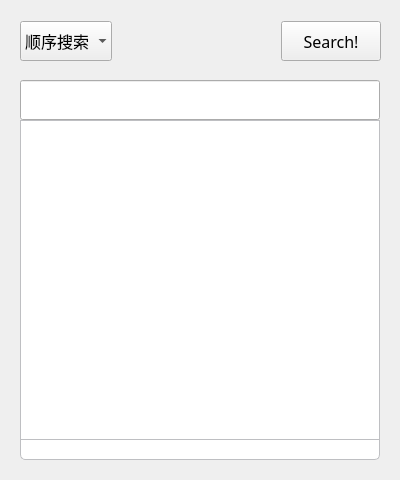
<?xml version="1.0" encoding="UTF-8"?>
<ui version="4.0">
 <class>Home</class>
 <widget class="QWidget" name="Home">
  <property name="geometry">
   <rect>
    <x>0</x>
    <y>0</y>
    <width>400</width>
    <height>480</height>
   </rect>
  </property>
  <property name="focusPolicy">
   <enum>Qt::ClickFocus</enum>
  </property>
  <property name="windowTitle">
   <string>Dictionary</string>
  </property>
  <property name="styleSheet">
   <string notr="true">
QComboBox QAbstractItemView::item { 
	min-height: 40px; 
	min-width: 60px;
}


QTextEdit{
	border: 1px solid #BEBFC2;
	border-radius: 2px;
}
QLabel{
	color: #4F596A;
}
QTableWidget{
	 border: 1px solid #BEBFC2;
	color: #444;
}
QTreeWidget{
    color: #444;
	padding:5px;
    background-color: white;
    border: 1px solid #BEBFC2;
	border-radius: 5px;
}
QTableWidget::item:selected{
	border: 1px solid #BEBFC2;
	color: #444;
}
 
QTableWidget::item:hover{
	background: #f6f6f6;
}
</string>
  </property>
  <widget class="QTableWidget" name="tableWidget">
   <property name="geometry">
    <rect>
     <x>20</x>
     <y>120</y>
     <width>360</width>
     <height>320</height>
    </rect>
   </property>
   <property name="font">
    <font>
     <pointsize>10</pointsize>
    </font>
   </property>
   <property name="focusPolicy">
    <enum>Qt::StrongFocus</enum>
   </property>
  </widget>
  <widget class="QLineEdit" name="lineEdit">
   <property name="geometry">
    <rect>
     <x>20</x>
     <y>80</y>
     <width>360</width>
     <height>40</height>
    </rect>
   </property>
   <property name="minimumSize">
    <size>
     <width>0</width>
     <height>40</height>
    </size>
   </property>
   <property name="font">
    <font>
     <family>JetBrains Mono</family>
     <pointsize>12</pointsize>
    </font>
   </property>
   <property name="focusPolicy">
    <enum>Qt::ClickFocus</enum>
   </property>
  </widget>
  <widget class="QTreeWidget" name="treeWidget">
   <property name="enabled">
    <bool>false</bool>
   </property>
   <property name="geometry">
    <rect>
     <x>20</x>
     <y>140</y>
     <width>360</width>
     <height>320</height>
    </rect>
   </property>
   <property name="focusPolicy">
    <enum>Qt::ClickFocus</enum>
   </property>
   <column>
    <property name="text">
     <string notr="true">1</string>
    </property>
   </column>
  </widget>
  <widget class="QWidget" name="layoutWidget">
   <property name="geometry">
    <rect>
     <x>20</x>
     <y>20</y>
     <width>361</width>
     <height>42</height>
    </rect>
   </property>
   <layout class="QHBoxLayout" name="horizontalLayout">
    <property name="spacing">
     <number>20</number>
    </property>
    <item>
     <widget class="QComboBox" name="comboBox">
      <property name="minimumSize">
       <size>
        <width>90</width>
        <height>40</height>
       </size>
      </property>
      <property name="font">
       <font>
        <family>文泉驿微米黑</family>
        <pointsize>12</pointsize>
        <bold>false</bold>
       </font>
      </property>
      <property name="focusPolicy">
       <enum>Qt::ClickFocus</enum>
      </property>
      <property name="frame">
       <bool>false</bool>
      </property>
      <item>
       <property name="text">
        <string>顺序搜索</string>
       </property>
      </item>
      <item>
       <property name="text">
        <string>BST 树</string>
       </property>
      </item>
      <item>
       <property name="text">
        <string>AVL 树</string>
       </property>
      </item>
      <item>
       <property name="text">
        <string>红黑树</string>
       </property>
      </item>
      <item>
       <property name="text">
        <string>Treap</string>
       </property>
      </item>
      <item>
       <property name="text">
        <string>Trie 树</string>
       </property>
      </item>
     </widget>
    </item>
    <item>
     <spacer name="horizontalSpacer">
      <property name="orientation">
       <enum>Qt::Horizontal</enum>
      </property>
      <property name="sizeHint" stdset="0">
       <size>
        <width>40</width>
        <height>20</height>
       </size>
      </property>
     </spacer>
    </item>
    <item>
     <widget class="QPushButton" name="pushButton">
      <property name="minimumSize">
       <size>
        <width>100</width>
        <height>40</height>
       </size>
      </property>
      <property name="font">
       <font>
        <family>JetBrains Mono</family>
        <pointsize>12</pointsize>
       </font>
      </property>
      <property name="focusPolicy">
       <enum>Qt::ClickFocus</enum>
      </property>
      <property name="text">
       <string>Search!</string>
      </property>
     </widget>
    </item>
   </layout>
  </widget>
  <zorder>layoutWidget</zorder>
  <zorder>treeWidget</zorder>
  <zorder>tableWidget</zorder>
  <zorder>lineEdit</zorder>
 </widget>
 <resources/>
 <connections/>
</ui>
